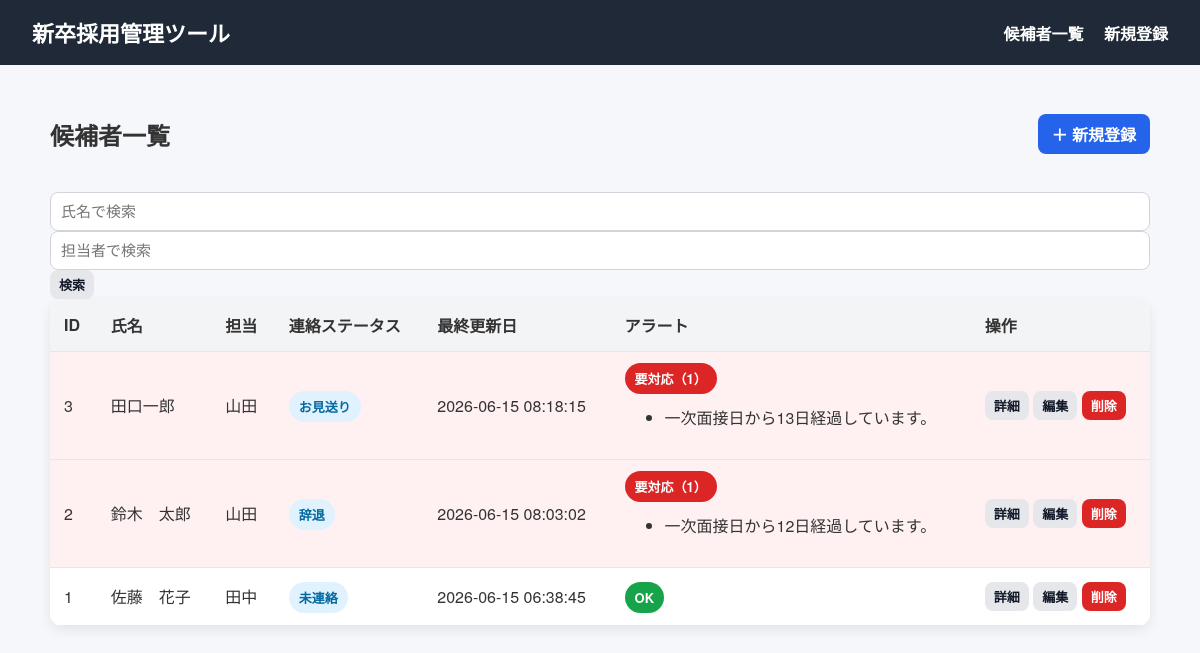
Before: / with the older database file.
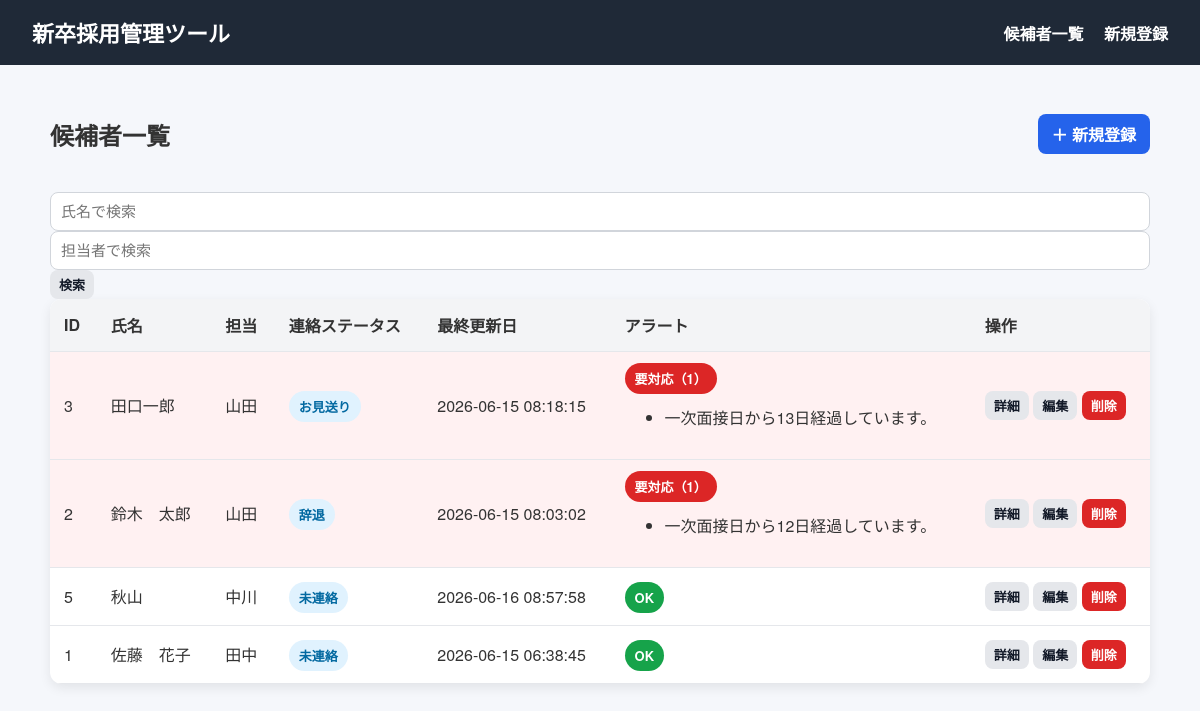
After: the same page with the newer database file.
### tables this page shows
CREATE TABLE candidate_progress (
    id INTEGER PRIMARY KEY AUTOINCREMENT,
    candidate_id INTEGER NOT NULL,

    casual_event_staff TEXT,
    document_screening TEXT DEFAULT '未済',
    initial_remind TEXT DEFAULT '未済',


    first_interview_date TEXT,
    first_interviewer TEXT,
    first_meeting TEXT,
    first_tel TEXT DEFAULT '未済',
    first_remind TEXT DEFAULT '未済',
    first_period TEXT,


    second_interview_date TEXT,
    second_interviewer TEXT,
    second_tel TEXT DEFAULT '未済',
    second_remind TEXT DEFAULT '未済',
    transcript TEXT DEFAULT '未済',
    second_period TEXT,

    final_interview TEXT,
    pizza_party_plan TEXT,
    pizza_party_join TEXT,
    acceptance_estimate TEXT,
    offer_deadline TEXT,

    FOREIGN KEY (candidate_id) REFERENCES candidates(id) ON DELETE CASCADE
);

CREATE TABLE candidates (
    id INTEGER PRIMARY KEY AUTOINCREMENT,
    name TEXT NOT NULL,
    owner TEXT,
    contact_status TEXT NOT NULL DEFAULT '未連絡',
    created_at TEXT NOT NULL DEFAULT CURRENT_TIMESTAMP,
    updated_at TEXT NOT NULL DEFAULT CURRENT_TIMESTAMP
);

### app.py (the view)
@app.route("/")
def index():
    search_name = request.args.get("name", "")
    search_owner = request.args.get("owner", "")
    conn = get_db_connection()
    sql = """
        SELECT
            c.id,
            c.name,
            c.owner,
            c.contact_status,
            c.created_at,
            c.updated_at,
            p.first_interview_date,
            p.second_interview_date,
            p.final_interview,
            p.pizza_party_plan,
            p.offer_deadline
        FROM candidates c
        JOIN candidate_progress p
        ON c.id = p.candidate_id
        WHERE 1 = 1
    """
    params = []
    if search_name:
        sql += " AND c.name LIKE ?"
        params.append(f"%{search_name}%")
    if search_owner:
        sql += " AND c.owner LIKE ?"
        params.append(f"%{search_owner}%")
    sql += """
        ORDER BY
            (c.contact_status IN (
                '学生返答待ち',
                '面接官の返答待ち',
                '学生待ち',
                '担当者待ち',
                '面接官待ち'
            )) DESC,
            c.updated_at DESC
    """
    candidates = conn.execute(sql, params).fetchall()
    conn.close()
    candidate_list = []
    for candidate in candidates:
        candidate_dict = dict(candidate)
        alerts = get_candidate_alerts(candidate)
        candidate_dict["alerts"] = alerts
        candidate_dict["has_alert"] = len(alerts) > 0
        candidate_dict["alert_count"] = len(alerts)
        candidate_list.append(candidate_dict)
    candidate_list.sort(
        key=lambda x: (x["has_alert"], x["updated_at"]),
        reverse=True
    )
    return render_template(
        "index.html",
        candidates=candidate_list,
        search_name=search_name,
        search_owner=search_owner
    )

### alerts.py (called while the page is built)
def parse_date(date_text):
    if not date_text:
        return None
    try:
        return datetime.strptime(date_text, "%Y-%m-%d %H:%M:%S")
    except ValueError:
        pass
    try:
        return datetime.strptime(date_text, "%Y-%m-%d")
    except ValueError:
        return None

def is_over_7_days(date_text):
    target_date = parse_date(date_text)
    if target_date is None:
        return False
    now = datetime.now()
    return now - target_date >= timedelta(days=7)

def days_since(date_text):
    target_date = parse_date(date_text)
    if target_date is None:
        return None
    now = datetime.now()
    return (now - target_date).days

### db.py (called while the page is built)
def get_db_connection():
    conn = sqlite3.connect(DB_NAME)
    conn.row_factory = sqlite3.Row
    return conn

### templates/index.html
{% extends "base.html" %}
{% block content %}
<div class="page-title-area">
  <h2>候補者一覧</h2>
  <a class="btn primary" href="{{ url_for('new_candidate') }}">＋ 新規登録</a>
</div>
<form method="GET" action="{{ url_for('index') }}" class="search-form">
  <input type="text" name="name" placeholder="氏名で検索" value="{{ search_name }}">
  <input type="text" name="owner" placeholder="担当者で検索" value="{{ search_owner }}">
  <button type="submit" class="btn small">検索</button>
</form>
{% if candidates|length == 0 %}
<p>まだ候補者が登録されていません。</p>
{% else %}
<table class="candidate-table">
  <thead>
    <tr>
      <th>ID</th>
      <th>氏名</th>
      <th>担当</th>
      <th>連絡ステータス</th>
      <th>最終更新日</th>
      <th>アラート</th>
      <th>操作</th>
    </tr>
  </thead>
  <tbody>
    {% for candidate in candidates %}
    <tr class="{% if candidate.has_alert %}alert-row{% endif %}">
      <td>{{ candidate.id }}</td>
      <td>{{ candidate.name }}</td>
      <td>{{ candidate.owner }}</td>
      <td>
        <span class="status-badge">
          {{ candidate.contact_status }}
        </span>
      </td>
      <td>{{ candidate.updated_at }}</td>
      <td>
        {% if candidate.has_alert %}
        <span class="alert-badge">要対応（{{ candidate.alert_count }}）</span>
        <ul class="alert-list">
          {% for alert in candidate.alerts %}
          <li>{{ alert }}</li>
          {% endfor %}
        </ul>
        {% else %}
        <span class="safe-badge">OK</span>
        {% endif %}
      </td>
      <td>
        <a class="btn small" href="{{ url_for('detail_candidate', id=candidate.id) }}">詳細</a>
        <a class="btn small" href="{{ url_for('edit_candidate', id=candidate.id) }}">編集</a>
        <form class="inline-form" action="{{ url_for('delete_candidate', id=candidate.id) }}" method="POST">
          <button class="btn small danger" type="submit" onclick="return confirmDelete();">
            削除
          </button>
        </form>
      </td>
    </tr>
    {% endfor %}
  </tbody>
</table>
{% endif %}
{% endblock %}

### templates/base.html (shortened to what this page needs)
<!DOCTYPE html>
<html lang="ja">
<head>
  <link rel="stylesheet" href="{{ url_for('static', filename='style.css') }}">
</head>
<body>
  <header class="header">
    <h1>新卒採用管理ツール</h1>
    <nav>
      <a href="{{ url_for('index') }}">候補者一覧</a>
      <a href="{{ url_for('new_candidate') }}">新規登録</a>
    </nav>
  </header>
  <main class="container">
    {% block content %}
    {% endblock %}
  </main>
</body>
</html>

### static/style.css (style rules this page uses)
body { margin: 0; font-family: "Helvetica Neue", Arial, sans-serif; background-color: #f5f7fb; color: #333; }
.header { background-color: #1f2937; color: white; padding: 16px 32px; display: flex; justify-content: space-between; align-items: center; }
.header h1 { margin: 0; font-size: 22px; }
.header a { color: white; text-decoration: none; margin-left: 16px; font-weight: bold; }
.container { max-width: 1100px; margin: 32px auto; padding: 0 20px; }
.page-title-area { display: flex; justify-content: space-between; align-items: center; margin-bottom: 20px; }
.candidate-table { width: 100%; border-collapse: collapse; background-color: white; border-radius: 12px; overflow: hidden; box-shadow: 0 4px 12px rgba(0, 0, 0, 0.08); }
.candidate-table th, .candidate-table td { padding: 14px; border-bottom: 1px solid #e5e7eb; text-align: left; }
.candidate-table th { background-color: #f3f4f6; }
.alert-row { background-color: #fff1f2; }
.status-badge { background-color: #e0f2fe; color: #0369a1; padding: 6px 10px; border-radius: 999px; font-size: 13px; font-weight: bold; }
.alert-badge { background-color: #dc2626; color: white; padding: 6px 10px; border-radius: 999px; font-size: 13px; font-weight: bold; }
.safe-badge { background-color: #16a34a; color: white; padding: 6px 10px; border-radius: 999px; font-size: 13px; font-weight: bold; }
.btn { display: inline-block; border: none; text-decoration: none; background-color: #e5e7eb; color: #111827; padding: 8px 14px; border-radius: 8px; cursor: pointer; font-weight: bold; }
.btn.primary { background-color: #2563eb; color: white; }
.btn.danger { background-color: #dc2626; color: white; }
.btn.small { padding: 5px 9px; font-size: 13px; }
.inline-form { display: inline; }
input, select { width: 100%; box-sizing: border-box; padding: 10px; border: 1px solid #d1d5db; border-radius: 8px; font-size: 15px; }

Changed rows visible on the page:
added candidate_progress: id "5", name "秋山", owner "中川", contact_status "未連絡", updated_at "2026-06-16 08:57:58", shows "OK"
